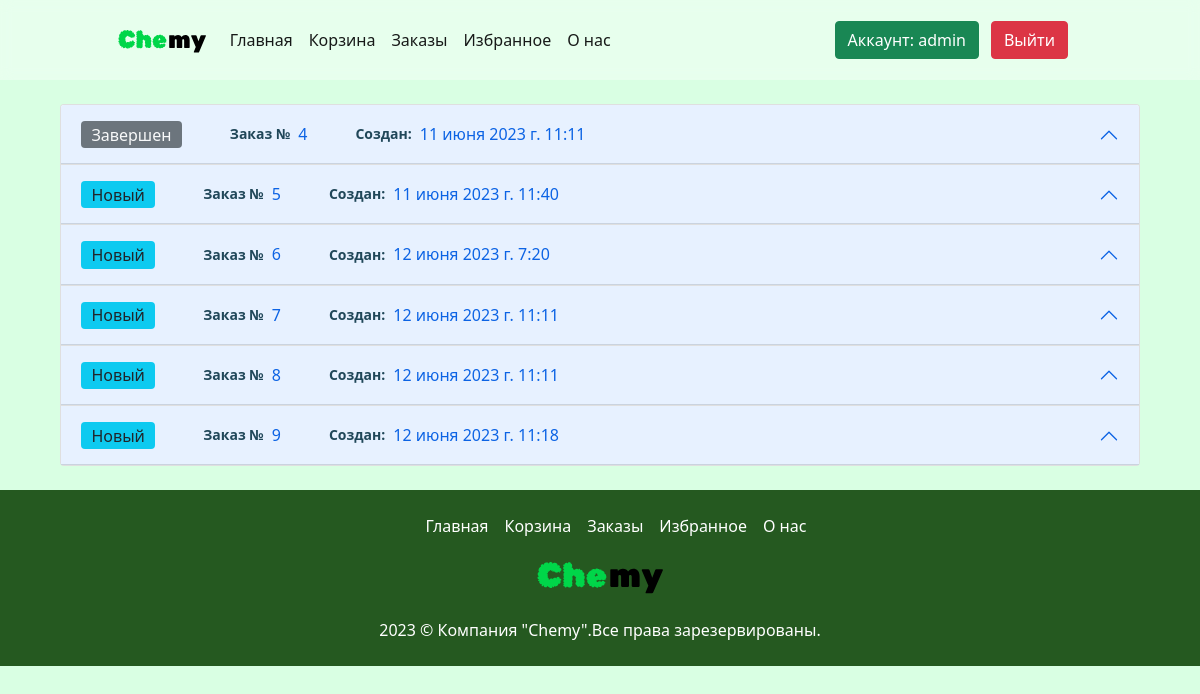
The page /orders/ (signed in) on the database as committed earlier.
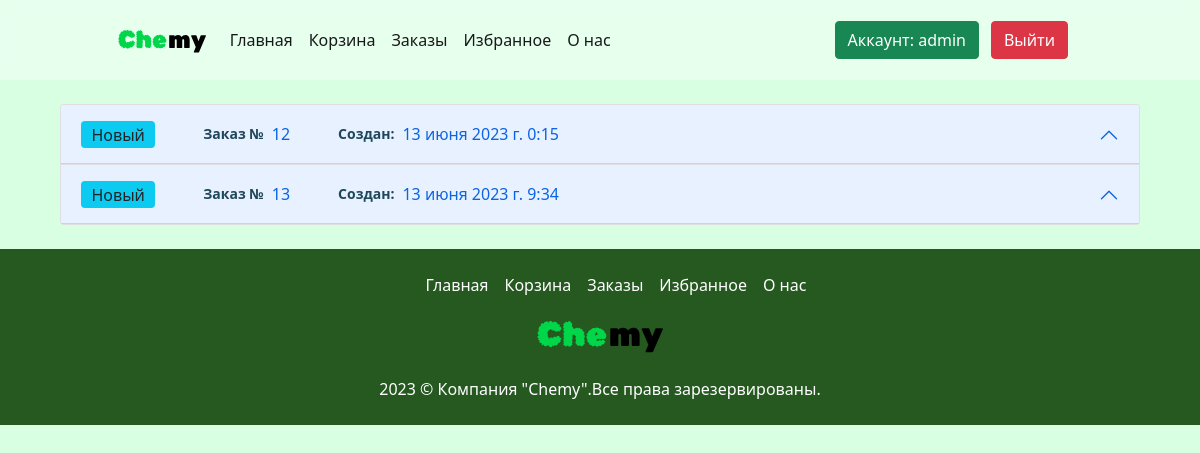
The same page on the database as committed later.
### main/models.py (models this page shows, shortened)
class Order(models.Model):
    class Status(models.IntegerChoices):
        new = 1, _("Новый")
        procces = 2, _("В обработке")
        closed = 3, _("Закрыт")
        succesfull = 4, _("Завершен")
    user = models.ForeignKey(User, on_delete=models.PROTECT, verbose_name="Клиент")
    summ = models.IntegerField(default=0, verbose_name="Сумма")
    status = models.IntegerField(choices=Status.choices, default=Status.new, verbose_name="Статус")
    date_created = models.DateTimeField(auto_now_add=True, verbose_name="Дата создания")
    class Meta():
        verbose_name = "заказ"
        verbose_name_plural = "Заказы"
        ordering = ['id']

### main/views.py (the view)
# urls.py: path('orders/', views.orders, name='orders'),
def orders(request):
    orders = []
    orders_list = Order.objects.filter(user=request.user.id)
    for order in orders_list:
        products = ProductInOrder.objects.filter(order=order)
        orders.append({"order":order, "products":products})
    response = arender(request, "orders.html", {"orders":orders})
    return response

### main/views.py (called while the page is built)
def arender(request, template, context):
    try:
        current_user = User.objects.get(id=request.user.id)
    except:
        current_user = False
    context.update({"current_user": current_user})
    return render(request, template, context)

### templates/orders.html (shortened to what this page needs)
{% extends 'base.html' %}
{% load static %}
{% block content %}
    <div class="orders_container">
        <div class="accordion" id="accordionExample">
            {% for order in orders %}
            <div class="accordion-item">
              <h2 class="accordion-header" id="headingOne">
                <button class="accordion-button order-item-header" type="button" data-bs-toggle="collapse" data-bs-target="#collapse{{ order.order.id }}" aria-expanded="true" aria-controls="collapse{{ order.order.id }}">
                    <div>
                        <span>
                            {% if order.order.status == 1 %}
                            <span class="badge bg-info text-dark">Новый</span>
                            {% endif %}
                            {% if order.order.status == 4 %}
                            <span class="badge bg-secondary text-light">Завершен</span>
                            {% endif %}
                        </span>
                    </div>
                    <div>
                        <span>Заказ №</span>
                        <span>{{ order.order.id }}</span>
                    </div>
                    <div>
                        <span>Создан: </span>
                        <span>{{ order.order.date_created }}</span>
                    </div>
                </button>
              </h2>
            </div>
            {% endfor %}
          </div>
    </div>
{% endblock%}

### templates/base.html (shortened to what this page needs)
<!DOCTYPE html>
<html lang="en">
<head>
    <link href="https://cdn.jsdelivr.net/npm/bootstrap@5.0.2/dist/css/bootstrap.min.css" rel="stylesheet">
    {% load static %}
    <link rel="stylesheet" href="{% static 'css/style.css' %}">
</head>
<body>
    <nav class="navbar navbar-expand-lg navbar-light sticky-top">
        <div class="container-fluid">
          <a class="navbar-brand logo" href="/">
            <img src="{% static 'logo.svg' %}" alt="" width="30" height="24">
          </a>
          <div class="navbar-menu" id="navbar-menu">
            <ul class="navbar-nav">
              <li class="nav-item">
                <a class="nav-link active" aria-current="page" href="/">Главная</a>
              </li>
              {% if current_user %}
              <li class="nav-item">
                <a class="nav-link active" aria-current="page" href="/basket">Корзина</a>
              </li>
              <li class="nav-item">
                <a class="nav-link active" aria-current="page" href="/orders">Заказы</a>
              </li>
              <li class="nav-item">
                <a class="nav-link active" aria-current="page" href="/favorites">Избранное</a>
              </li>
              {% endif %}
              <li class="nav-item">
                <a class="nav-link active" aria-current="page" href="/about">О нас</a>
              </li>
            </ul>
            <ul class="navbar-nav" style="display: flex; gap: 12px;">
              {% if current_user %}
              <a href="{% url 'change_user' %}" type="button" class="btn btn-success">Аккаунт: {{ current_user.username }}</a >
              <a href="{% url 'logout' %}" type="button" class="btn btn-danger">Выйти</a >
              {% else %}
              <a href="{% url 'login' %}" type="button" class="btn btn-success">Войти</a >
              <a href="{% url 'reg' %}" type="button" class="btn btn-success">Зарегистрироваться</a >
              {% endif %}
            </ul>
          </div>
        </div>
    </nav>
    <main>
      {% block content %}
      {% endblock %}
    </main>
    <footer>
      <p><span>2023 © Компания "Chemy".</span><span>Все права зарезервированы.</span></p>
      <a class="footer-logo" href="/">
        <img src="{% static 'logo.svg' %}" alt="" width="30" height="24">
      </a>
      <ul>
        <li>
          <a href="/">Главная</a>
        </li>
        {% if current_user %}
        <li>
          <a href="/basket">Корзина</a>
        </li>
        <li>
          <a href="/orders">Заказы</a>
        </li>
        <li>
          <a href="/favorites">Избранное</a>
        </li>
        {% endif %}
        <li>
          <a href="/about">О нас</a>
        </li>
      </ul>
    </footer>
</body>
</html>

### main/static/css/style.css (style rules this page uses)
body { background-color: #d9ffe3; }
nav { height: 80px; backdrop-filter: blur(6px); background-color: #ffffff5f; }
.navbar .container-fluid { margin-right: 10%; }
.navbar-menu { width: 100%; display: flex; align-items: center; justify-content: space-between; }
main { display: flex; flex-direction: column; gap: 24px; padding: 24px 5%; }
footer { background-color: #255920; color: white; padding: 24px 10%; display: flex; align-items: center; justify-content: space-between; }
footer .footer-logo { height: 2rem; }
footer .footer-logo img { width: 100%; height: 100%; }
footer p { margin: 0; white-space: nowrap; }
footer ul { margin: 0; list-style: none; display: flex; flex-direction: row; align-items: center; gap: 1rem; }
footer ul li { white-space: nowrap; height: 100%; display: flex; align-items: center; justify-content: center; }
footer ul li a { color: white; }
a { text-decoration: none; }
.logo { width: 110px; margin-left: 10%; }
.logo img { width: 100%; height: 100%; }
.order-item-header { display: flex; align-items: center; gap: 3rem; background-color: white; }
.order-item-header div { display: flex; align-items: center; flex-direction: row; gap: .5rem; }
.order-item-header div span:first-child { font-size: 14px; font-weight: 600; color: #204759; }
.order-item-header div span:last-child { font-size: 16px; font-weight: 400; }
@media (max-width: 1300px) { footer { flex-direction: column-reverse; gap: 1.5rem; } }
@media (max-width: 1300px) { footer a { margin: 0; } }

Rows that differ between the two databases and show on the page:
removed Order: status "Завершен", order.id "4", order.date_created "11 июня 2023 г. 11:11"
removed Order: status "Новый", order.id "5", order.date_created "11 июня 2023 г. 11:40"
removed Order: status "Новый", order.id "6", order.date_created "12 июня 2023 г. 7:20"
removed Order: status "Новый", order.id "7", order.date_created "12 июня 2023 г. 11:11"
removed Order: status "Новый", order.id "8", order.date_created "12 июня 2023 г. 11:11"
removed Order: status "Новый", order.id "9", order.date_created "12 июня 2023 г. 11:18"
added Order: status "Новый", order.id "12", order.date_created "13 июня 2023 г. 0:15"
added Order: status "Новый", order.id "13", order.date_created "13 июня 2023 г. 9:34"
